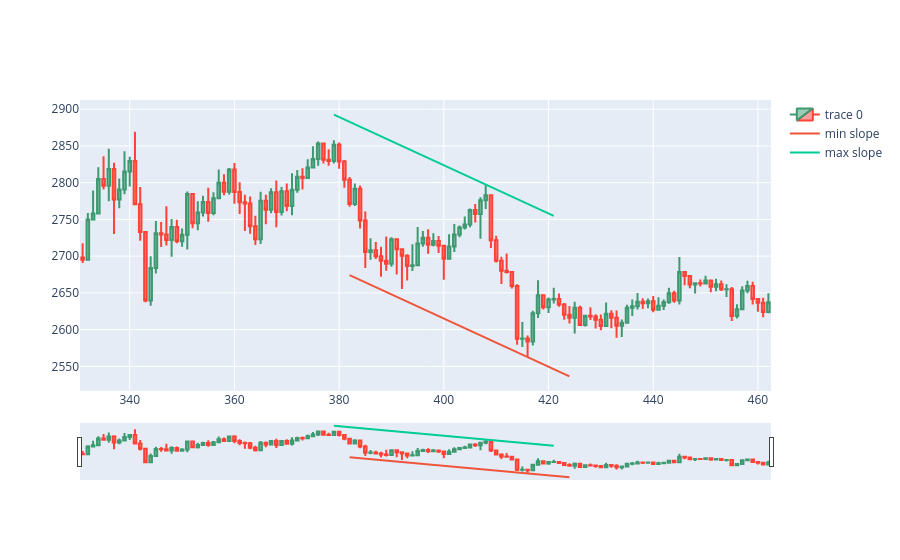

Source (notebook cell):
### Markdown cell above
backcandles time window more dynamic

### Code cell
import numpy as np
from matplotlib import pyplot
backcandles= 40 # 6*8
brange = 10 # backcandles//4 #should be less than backcandles
wind = 6

candleid = 420

optbackcandles= backcandles
sldiff = 500

for r1 in range(backcandles-brange, backcandles+brange):
    maxim = np.array([])
    minim = np.array([])
    xxmin = np.array([])
    xxmax = np.array([])
    for i in range(candleid-r1, candleid+1, wind):
        minim = np.append(minim, df.low.iloc[i:i+wind].min())
        xxmin = np.append(xxmin, df.low.iloc[i:i+wind].idxmin())
    for i in range(candleid-r1, candleid+1, wind):
        maxim = np.append(maxim, df.high.loc[i:i+wind].max())
        xxmax = np.append(xxmax, df.high.iloc[i:i+wind].idxmax())
    slmin, intercmin = np.polyfit(xxmin, minim,1)
    slmax, intercmax = np.polyfit(xxmax, maxim,1)

    if(abs(slmin-slmax)<sldiff):
        sldiff = abs(slmin-slmax)
        optbackcandles=r1
        slminopt = slmin
        slmaxopt = slmax
        intercminopt = intercmin
        intercmaxopt = intercmax
        maximopt = maxim.copy()
        minimopt = minim.copy()
        xxminopt = xxmin.copy()
        xxmaxopt = xxmax.copy()

        print(optbackcandles)
dfpl = df[candleid-wind-optbackcandles-backcandles:candleid+optbackcandles]
fig = go.Figure(data=[go.Candlestick(x=dfpl.index,
                open=dfpl['open'],
                high=dfpl['high'],
                low=dfpl['low'],
                close=dfpl['close'])])

adjintercmax = (df.high.iloc[xxmaxopt] - slmaxopt*xxmaxopt).max()
adjintercmin = (df.low.iloc[xxminopt] - slminopt*xxminopt).min()
fig.add_trace(go.Scatter(x=xxminopt, y=slminopt*xxminopt + adjintercmin, mode='lines', name='min slope'))
fig.add_trace(go.Scatter(x=xxmaxopt, y=slmaxopt*xxmaxopt + adjintercmax, mode='lines', name='max slope'))
fig.show()

### Figure 1 — Plotly figure (JSON) as saved in the notebook; plotly's stock layout.template omitted (floating-point values rounded to 4 significant figures; data arrays with more than 128 entries replaced by an {"elided": "..."} marker saying what was removed)
{"data": [{"close": {"elided": "132 float values"}, "high": {"elided": "132 float values"}, "low": {"elided": "132 float values"}, "open": {"elided": "132 float values"}, "type": "candlestick", "x": {"elided": "132 int values"}}, {"mode": "lines", "name": "min slope", "type": "scatter", "x": [382, 388, 392, 400, 401, 411, 416, 424], "y": [2674.0, 2654.0, 2641.0, 2615.0, 2612.0, 2579.0, 2563.0, 2536.0]}, {"mode": "lines", "name": "max slope", "type": "scatter", "x": [379, 383, 389, 395, 406, 408, 413, 421], "y": [2893.0, 2880.0, 2860.0, 2840.0, 2804.0, 2798.0, 2781.0, 2755.0]}], "layout": {}}
